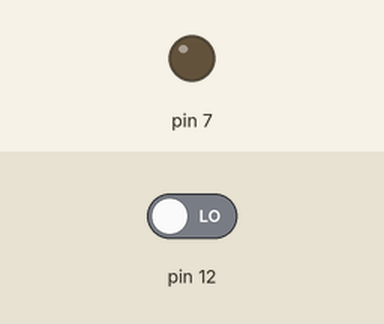
Bench run of a sketch on a simulated Arduino Uno, built with avr-gcc and run on an emulated ATmega328P. Parts: output pins drawn as LEDs (lit = HIGH). The inputs (shaded band) are chosen by the test bench; at power-on: pin 12 LOW.

Above: at 1.2 s.
1.3 s: pin 12 driven HIGH
At 1.7 s:
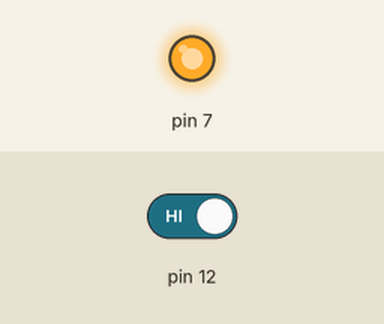
2.8 s: pin 12 driven LOW
At 4.0 s:
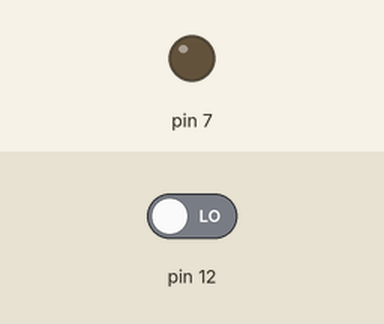
Timing chart, 0 to 5.8 s (numbered marks = the images above; inputs shaded):
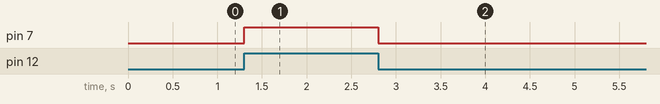

The sketch:

MOTOR.ino
```cpp
byte x;
void setup() {
  pinMode (12,INPUT);
  pinMode (7,OUTPUT);
}

void loop() {
  x= digitalRead(12);
  if (x==HIGH){
    digitalWrite(7,HIGH);
  }
  else
  {
    digitalWrite(7,LOW);
  }

}
```

Measured:
- after the input at 1.3 s, pin 7: LOW → HIGH at once
- after the input at 2.8 s, pin 7: HIGH → LOW at once
